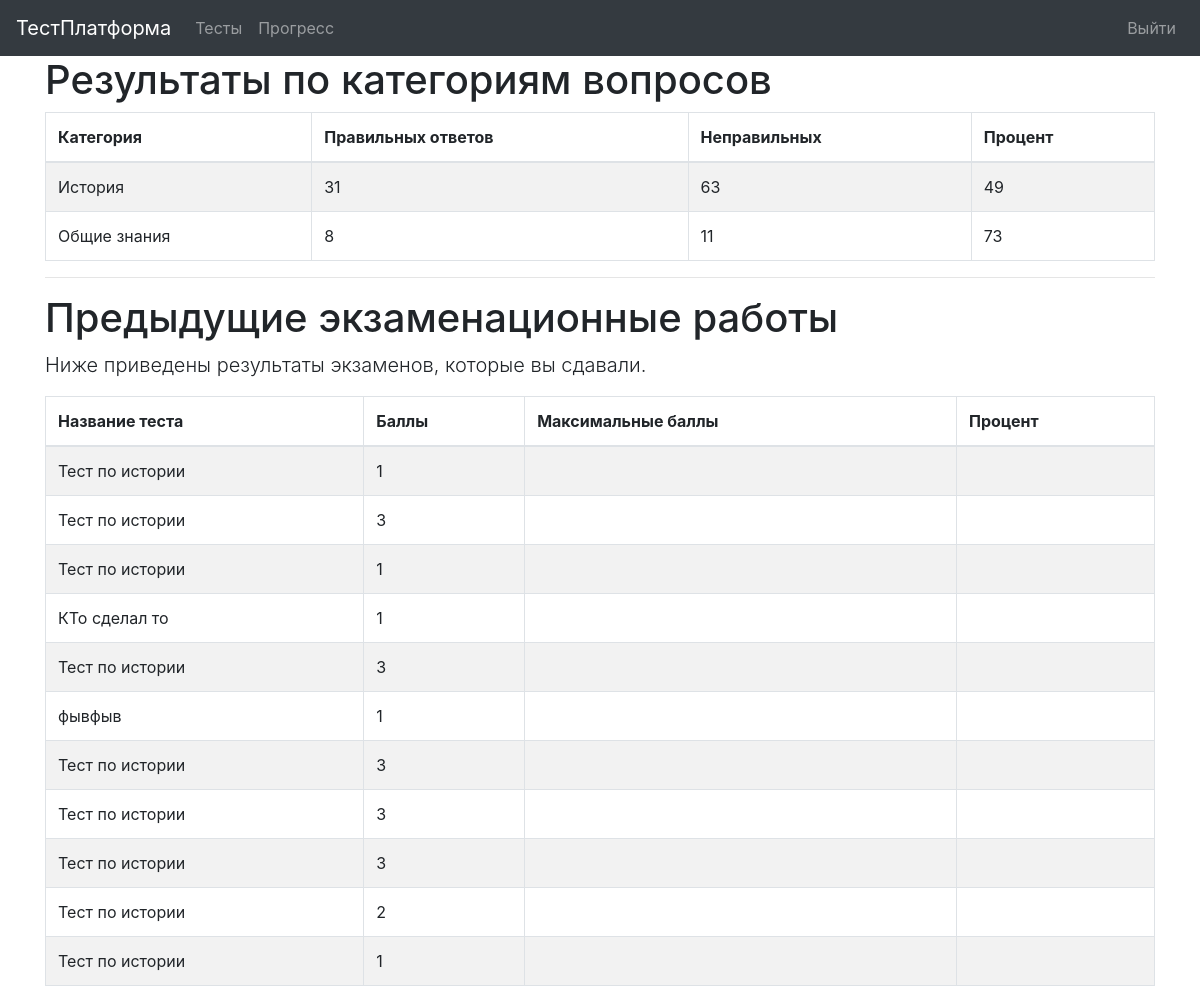
The app's page /progress/ (signed in) with its own data.
### quiz/models.py (models this page shows, shortened)
class Category(models.Model):
    category = models.CharField(_('Категория'), max_length=250, blank=True, unique=True, null=True)
    objects = CategoryManager()
    class Meta:
        verbose_name = _('Категория')
        verbose_name_plural = _('Категории')

class Sitting(models.Model):
    user = models.ForeignKey(settings.AUTH_USER_MODEL, on_delete=models.CASCADE, verbose_name=_('Пользователь'))
    quiz = models.ForeignKey(Quiz, on_delete=models.CASCADE, verbose_name=_('Тест'))
    question_order = models.CharField(_('Порядок вопросов'), max_length=1024, validators=[validate_comma_separated_integer_list])
    question_list = models.CharField(_('Список вопросов'), max_length=1024, validators=[validate_comma_separated_integer_list])
    incorrect_questions = models.CharField(_('Неправильные вопросы'), max_length=1024, blank=True, validators=[validate_comma_separated_integer_list])
    current_score = models.IntegerField(_('Текущий счёт'))
    complete = models.BooleanField(_('Завершено'), default=False)
    user_answers = models.TextField(_('Ответы пользователя'), default="{}", blank=True)
    start = models.DateTimeField(_('Начало'), auto_now_add=True)
    end = models.DateTimeField(_('Окончание'), blank=True, null=True)
    objects = SittingManager()
    class Meta:
        verbose_name = _('Сессия')
        verbose_name_plural = _('Сессии')

class Quiz(models.Model):
    title = models.CharField(_('Заголовок'), max_length=60)
    description = models.TextField(_('Описание'), blank=True)
    url = models.SlugField(_('ЧПУ'), max_length=60)
    category = models.ForeignKey(Category, verbose_name=_('Категория'), blank=True, null=True, on_delete=models.CASCADE)
    random_order = models.BooleanField(_('Случайный порядок'), default=False)
    max_questions = models.PositiveIntegerField(_('Максимум вопросов'), blank=True, null=True)
    answers_at_end = models.BooleanField(_('Ответы в конце'), default=False)
    exam_paper = models.BooleanField(_('Экзамен'), default=False)
    single_attempt = models.BooleanField(_('Одна попытка'), default=False)
    pass_mark = models.SmallIntegerField(_('Проходной балл'), default=0, validators=[MaxValueValidator(100)])
    success_text = models.TextField(_('Текст успеха'), blank=True)
    fail_text = models.TextField(_('Текст неудачи'), blank=True)
    draft = models.BooleanField(_('Черновик'), default=False)
    class Meta:
        verbose_name = _('Тест')
        verbose_name_plural = _('Тесты')

### quiz/views.py (the view)
# urls.py: path('progress/', QuizUserProgressView.as_view(), name='quiz_progress'),
class QuizUserProgressView(TemplateView):
    template_name = 'progress.html'
    @method_decorator(login_required)
    def dispatch(self, request, *args, **kwargs):
        return super(QuizUserProgressView, self).dispatch(request, *args, **kwargs)
    def get_context_data(self, **kwargs):
        context = super(QuizUserProgressView, self).get_context_data(**kwargs)
        progress, c = Progress.objects.get_or_create(user=self.request.user)
        context['cat_scores'] = progress.list_all_cat_scores
        context['exams'] = progress.show_exams()
        return context

### quiz/models.py (called while the page is built)
    @property
    def list_all_cat_scores(self):
        score_before = self.score
        output = {}
        for cat in Category.objects.all():
            to_find = re.escape(cat.category) + r",(\d+),(\d+),"
            match = re.search(to_find, self.score, re.IGNORECASE)
            if match:
                score, possible = int(match.group(1)), int(match.group(2))
                percent = int(round((score / possible) * 100)) if possible else 0
                output[cat.category] = [score, possible, percent]
            else:
                self.score += f"{cat.category},0,0,"
                output[cat.category] = [0, 0, 0]
        if len(self.score) > len(score_before):
            self.save()
        return output

    def show_exams(self):
        return Sitting.objects.filter(user=self.user, complete=True)

### quiz/templates/progress.html (shortened to what this page needs)
{% extends "base.html" %}
{% load i18n %}
{% load quiz_tags %}
{% block content %}
  {% if cat_scores %}
  <h1>{% trans "Результаты по категориям вопросов" %}</h1>
  <table class="table table-bordered table-striped">
	<thead>
	  <tr>
		<th>{% trans "Категория" %}</th>
		<th>{% trans "Правильных ответов" %}</th>
		<th>{% trans "Неправильных" %}</th>
		<th>{% trans "Процент" %}</th>
	  </tr>
	</thead>
	<tbody>
	  {% for cat, value in cat_scores.items %}
	  <tr>
		<td>{{ cat }}</td>
		<td>{{ value.0 }}</td>
		<td>{{ value.1 }}</td>
		<td>{{ value.2 }}</td>
	  </tr>
	  {% endfor %}
	</tbody>
  </table>
  {% endif %}
  {% if exams %}
  <hr>
  <h1>{% trans "Предыдущие экзаменационные работы" %}</h1>
  <p class="lead">
	{% trans "Ниже приведены результаты экзаменов, которые вы сдавали." %}
  </p>
  <table class="table table-bordered table-striped">
	<thead>
	  <tr>
		<th>{% trans "Название теста" %}</th>
		<th>{% trans "Баллы" %}</th>
		<th>{% trans "Максимальные баллы" %}</th>
		<th>{% trans "Процент" %}</th>
	  </tr>
	</thead>
	<tbody>
	  {% for exam in exams %}
	  <tr>
		<td>{{ exam.quiz.title }}</td>
		<td>{{ exam.current_score }}</td>
		<td>{{ exam.get_max_score }}</td>
		<td>{{ exam.get_percent_correct }}</td>
	  </tr>
	  {% endfor %}
	</tbody>
  </table>
  {% endif %}
{% endblock %}

### records on screen
Category: cat_scores "История"
Category: cat_scores "Общие знания"
Sitting: quiz "Тест по истории", current_score "1"
Sitting: quiz "Тест по истории", current_score "3"
Sitting: quiz "Тест по истории", current_score "1"
Sitting: quiz "КТо сделал то", current_score "1"
Sitting: quiz "Тест по истории", current_score "3"
Sitting: quiz "фывфыв", current_score "1"
Sitting: quiz "Тест по истории", current_score "3"
Sitting: quiz "Тест по истории", current_score "3"
Sitting: quiz "Тест по истории", current_score "3"
Sitting: quiz "Тест по истории", current_score "2"
Sitting: quiz "Тест по истории", current_score "1"

### other values on screen
{{ value.0 }} "31" "8"
{{ value.1 }} "63" "11"
{{ value.2 }} "49" "73"
